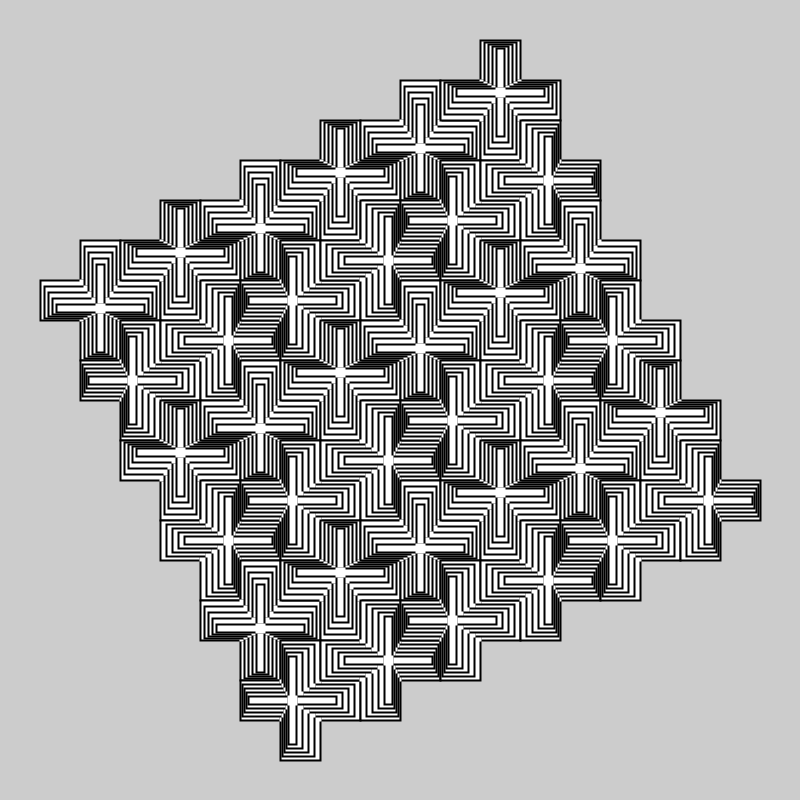
Frame 1 (no input)
Frame 60 (the mouse pressed at the canvas centre just before this capture): identical to frame 1, image omitted
Frame 120 (the mouse held since frame 60 and released just before this capture): identical to frame 1, image omitted

The Processing sketch that drew this single still picture (run headless with seeded random() and noise(); from frame 60 on, the mouse is pressed at the canvas centre):

// Processing sketch: crosses
// ── crosses.pde
void setup() {

  size(800, 800);
  rectMode(CENTER);
  strokeWeight(2);
  // Create 36 crosses.
  Cross[] crosses;
  crosses = new Cross[36];
  translate(100, 300);

  //for every row...
  for (int r = 0; r<6; r++) {
    //for every column...
    for (int c = 0; c<6; c++) {
      pushMatrix();
      translate(80*c+r*40, -40*c + r*80);

      //rotate 180 degrees per column.
      rotate(PI* c);

      //rotate 90 degrees per row
      rotate(PI/2 * r);

      Cross newCross = new Cross(0, 0);
      newCross.display();
      popMatrix();
    }
  }
}

void draw() {
}


// ── Cross.pde
class Cross {

  int baseW = 40;
  int baseH = 120;
  int sizeDifference = 8;
  int x;
  int y;
  int offset = 2;

  Cross(int xVal, int yVal) {
    x = xVal;
    y = yVal;
  };

  void display() {
    
    //I draw each cross as two intersecting rectangles.
    //By drawing two rectangles and a small white square in the middle, I can leverage rectMode(CENTER) as opposed to maintaining 12 seperate line segments per cross. This is my justification for this hack.
   
    rect(x, y, baseW, baseH);
    rect(x, y, baseH, baseW);
    //draw the white box
    stroke(255);
    rect(x, y, baseW, baseW);
    stroke(0);
    
    //draw 4 crosses inside each cross.
    for (int i = 1; i<=4; i++) {
      int w = baseW - i*sizeDifference;
      int h = baseH - i*sizeDifference;
      rect(x, y+offset*i, w, h);
      rect(x, y+offset*i, h, w);
      stroke(255);
      rect(x, y+offset*i, w, w);
      stroke(0);
    }
  }
}
